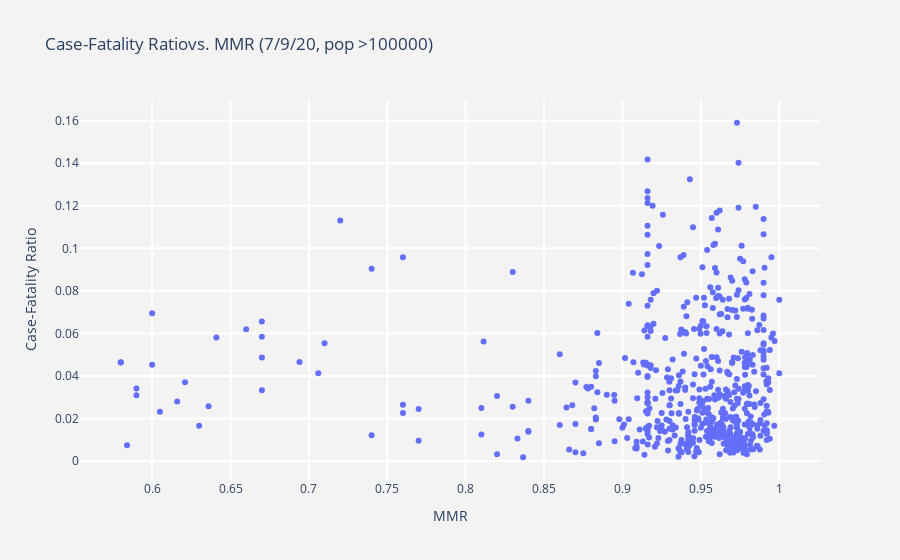

Write notebook code for a chart like this one.
### Code cell
generate_fig("Case-Fatality Ratio",selected_date,100000).show()

### Figure 1 — Plotly figure (JSON) as saved in the notebook; plotly's stock layout.template omitted (floating-point values rounded to 4 significant figures; data arrays with more than 128 entries replaced by an {"elided": "..."} marker saying what was removed)
{"data": [{"mode": "markers", "text": {"elided": "570 str values"}, "type": "scatter", "x": {"elided": "570 float values"}, "y": {"elided": "570 float values"}}], "layout": {"paper_bgcolor": "rgb(243, 243, 243)", "plot_bgcolor": "rgb(243, 243, 243)", "title": {"text": "Case-Fatality Ratiovs. MMR (7/9/20, pop >100000)"}, "xaxis": {"gridcolor": "white", "gridwidth": 2, "title": {"text": "MMR"}}, "yaxis": {"gridcolor": "white", "gridwidth": 2, "title": {"text": "Case-Fatality Ratio"}}}}
